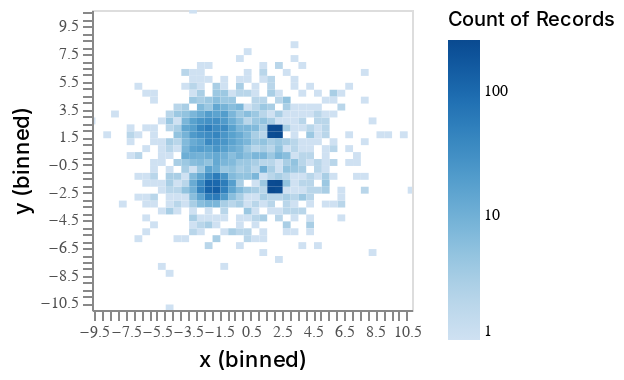

Notebook code cell kept with this figure:
### Code cell
# Altair Rendering Cost
import altair as alt

chart = alt.Chart(df).mark_rect().encode(
    x=alt.X('x', bin=alt.Bin(maxbins=50), scale=alt.Scale(domain=(-9.657396316871525, 10.839831021249443)),type='quantitative'),
    y=alt.Y('y', bin=alt.Bin(maxbins=50), scale=alt.Scale(domain=(-10.969320297764385, 10.682619962116647)),type='quantitative'),
    color = alt.Color('count():Q', scale=alt.Scale(scheme='blues',type="log"))
)
chart = chart.configure_mark(tooltip=alt.TooltipContent('encoding')) # Setting tooltip as non-null
chart = chart.interactive() # Enable Zooming and Panning

chart = chart.configure_title(fontWeight=500,fontSize=13,font='Helvetica Neue')
chart = chart.configure_axis(titleFontWeight=500,titleFontSize=11,titleFont='Helvetica Neue',
			labelFontWeight=400,labelFontSize=8,labelFont='Helvetica Neue',labelColor='#505050')
chart = chart.configure_legend(titleFontWeight=500,titleFontSize=10,titleFont='Helvetica Neue',
			labelFontWeight=400,labelFontSize=8,labelFont='Helvetica Neue')
chart = chart.properties(width=160,height=150)

chart

### Figure 1 — Vega-Lite specification as saved in the notebook (floating-point values rounded to 4 significant figures; data arrays with more than 128 entries replaced by an {"elided": "..."} marker saying what was removed)
{"config": {"view": {"continuousWidth": 400, "continuousHeight": 300}, "axis": {"labelColor": "#505050", "labelFont": "Helvetica Neue", "labelFontSize": 8, "labelFontWeight": 400, "titleFont": "Helvetica Neue", "titleFontSize": 11, "titleFontWeight": 500}, "legend": {"labelFont": "Helvetica Neue", "labelFontSize": 8, "labelFontWeight": 400, "titleFont": "Helvetica Neue", "titleFontSize": 10, "titleFontWeight": 500}, "mark": {"tooltip": {"content": "encoding"}}, "title": {"font": "Helvetica Neue", "fontSize": 13, "fontWeight": 500}}, "data": {"name": "data-65b36f760099b1ce295813c77abd3a96"}, "mark": "rect", "encoding": {"color": {"type": "quantitative", "aggregate": "count", "scale": {"scheme": "blues", "type": "log"}}, "x": {"type": "quantitative", "bin": {"maxbins": 50}, "field": "x", "scale": {"domain": [-9.657, 10.84]}}, "y": {"type": "quantitative", "bin": {"maxbins": 50}, "field": "y", "scale": {"domain": [-10.97, 10.68]}}}, "height": 150, "selection": {"selector004": {"type": "interval", "bind": "scales", "encodings": ["x", "y"]}}, "width": 160, "$schema": "https://vega.github.io/schema/vega-lite/v4.0.2.json", "datasets": {"data-65b36f760099b1ce295813c77abd3a96": {"elided": "5000 records"}}}
